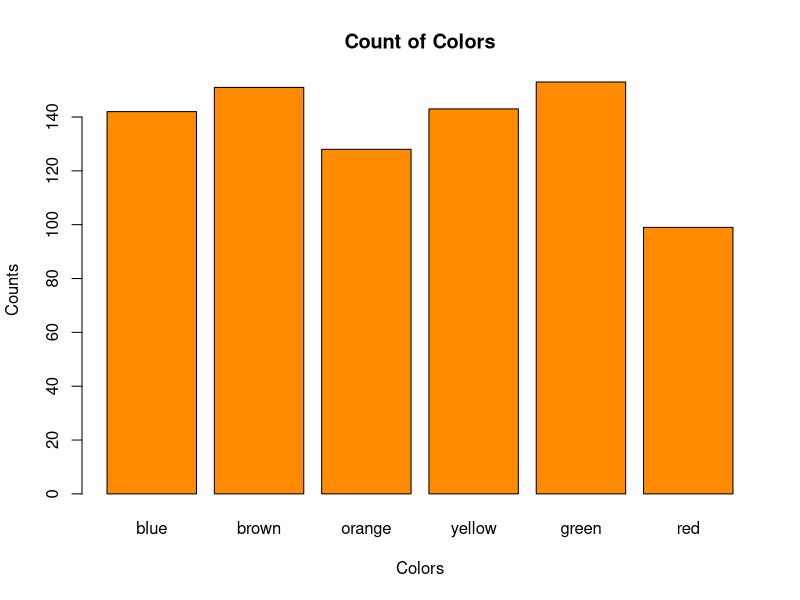
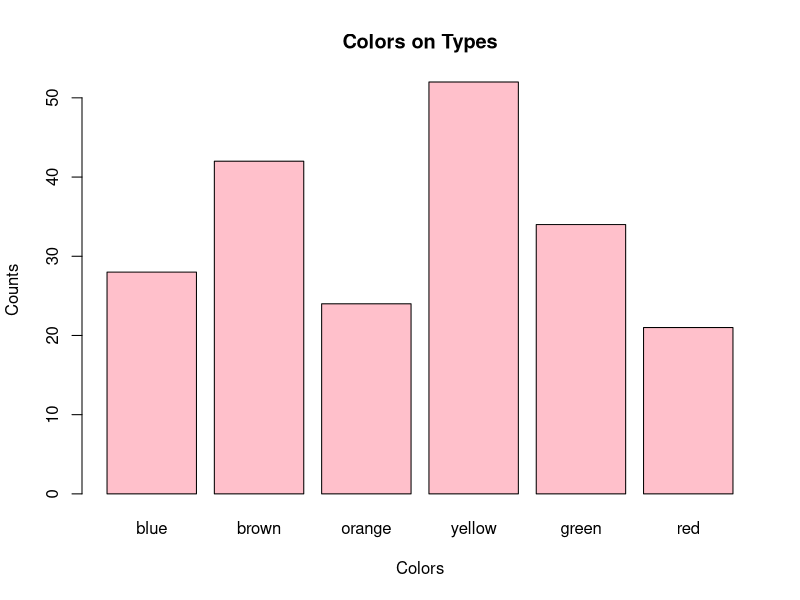
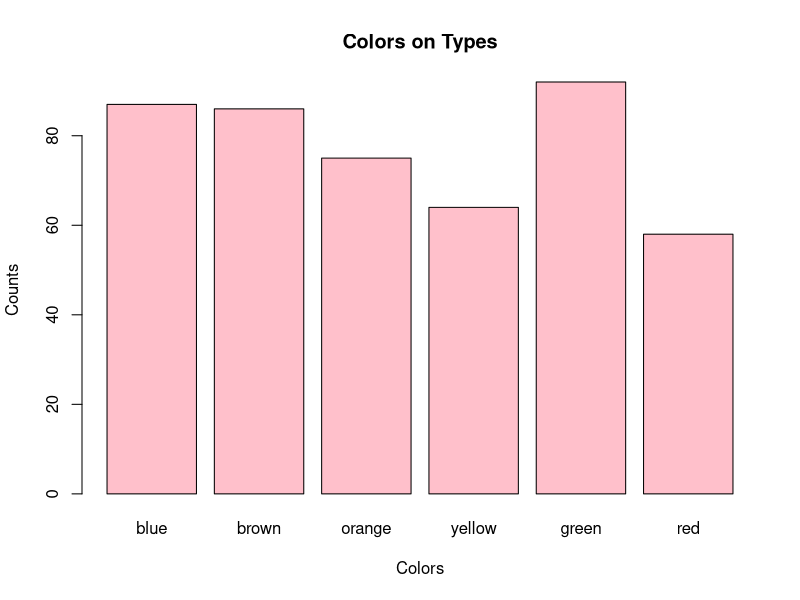
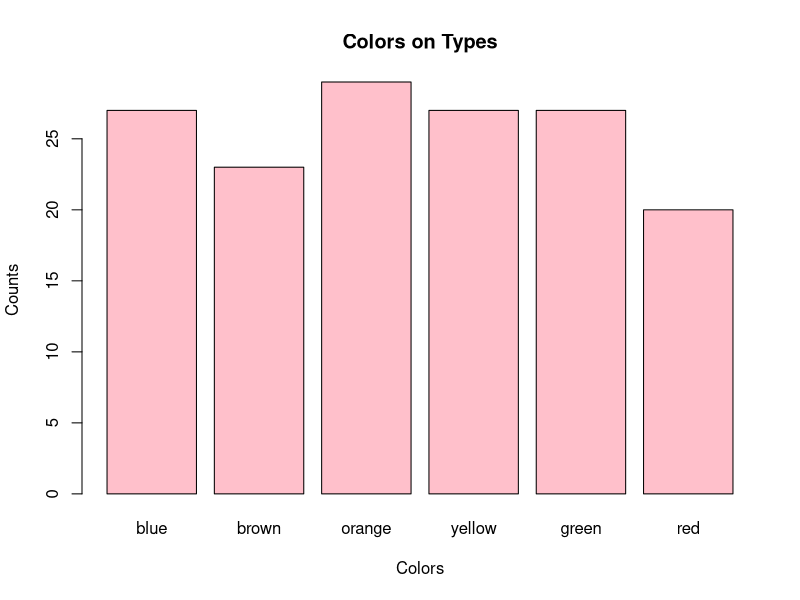

Generate these figures, in order, with R:
setwd("/workspaces/r_dev_container/MnM5")
mnm <- read.csv("mms.csv")

colors <- unique(mnm$color)
colors

types <- unique(mnm$type)

## #1
## find the mean and standard deviation for diameter and mass using
## type, type+color

for(kind in types)
{
  avgw <- mean(mnm$mass[mnm$type == kind])
  avgs <- mean(mnm$diameter[mnm$type == kind])
  cat(kind, "\nmean weight is:\t", avgw, "\nmean size is:\t", avgs, "\n\n")

  cat(kind)
  for(clr in colors)
  {
    tcw <- mean(mnm$mass[mnm$type == kind & mnm$color == clr])
    tcs <- mean(mnm$diameter[mnm$type == kind & mnm$color == clr])
    cat(clr, "\nmean weight is:\t", avgw, "\nmean size is:\t", avgs, "\n\n")
  }

}

## #2
## proportion of each type of color

## I don't need to subtract for the header, right?
mnm
## nope.. okay
total = nrow(mnm)
total

for(clr in colors)
{
  clrcnt = sum(mnm$color == clr)
  cat(clr, "appears",100 * clrcnt/total, "% of the time. (", clrcnt, "/", total, ")\n")
}


## #3 bar chart of #2

## some extra fuckery to get the height to accept it
counts <- numeric(length(colors))

## could have just gone back and modified 2, sure...

for(i in seq_along(colors))
{
  clr <- colors[i]
  counts[i] <- sum(mnm$color == clr)
}

barplot(counts, names.arg = colors, main = "Count of Colors", xlab = "Colors", ylab = "Counts", col = "darkorange")
## orange because it's the only color that doesn't get spelled out, so it seems fair...

## #4
## no, they're not. Oh, you want more... okay.. shit (where's tableau when I need it?!) [kidding, of course]

## type-color-count (interesting that numeric sets it to a vector...)

for(kind in types)
{
  i = 1
  for(clr in colors)
  {
    ## set the (row)column-vector to hold, reusing counts
    counts[i] <- sum(mnm$color == clr & mnm$type == kind)
    i <- i + 1 ## really, for all R has, it doesn't have ++ or +=?
  }
  barplot(counts, names.arg = colors, main = "Colors on Types", xlab = "Colors", ylab = "Counts", col = "pink")
}

## as I suspected, no... (I had an 18-bar plot, but, the counts on the different sizes fucked it up and the labeling
## was too difficult for me to figure out)


## #5
